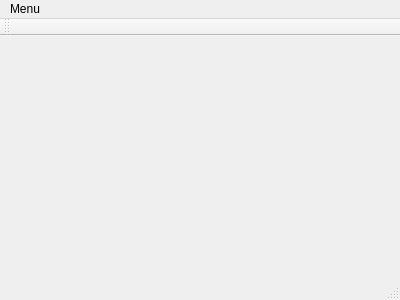
<?xml version="1.0" encoding="UTF-8"?>
<ui version="4.0">
 <class>MainWindow</class>
 <widget class="QMainWindow" name="MainWindow">
  <property name="geometry">
   <rect>
    <x>0</x>
    <y>0</y>
    <width>400</width>
    <height>300</height>
   </rect>
  </property>
  <property name="windowTitle">
   <string>MainWindow</string>
  </property>
  <widget class="QWidget" name="centralWidget"/>
  <widget class="QMenuBar" name="menuBar">
   <property name="geometry">
    <rect>
     <x>0</x>
     <y>0</y>
     <width>400</width>
     <height>21</height>
    </rect>
   </property>
   <widget class="QMenu" name="menuMenu">
    <property name="title">
     <string>Menu</string>
    </property>
    <addaction name="actionMacierz_2x2"/>
   </widget>
   <addaction name="menuMenu"/>
  </widget>
  <widget class="QToolBar" name="mainToolBar">
   <attribute name="toolBarArea">
    <enum>TopToolBarArea</enum>
   </attribute>
   <attribute name="toolBarBreak">
    <bool>false</bool>
   </attribute>
  </widget>
  <widget class="QStatusBar" name="statusBar"/>
  <action name="actionMacierz_2x2">
   <property name="text">
    <string>Macierz 2x2</string>
   </property>
  </action>
 </widget>
 <layoutdefault spacing="6" margin="11"/>
 <resources/>
 <connections/>
</ui>
